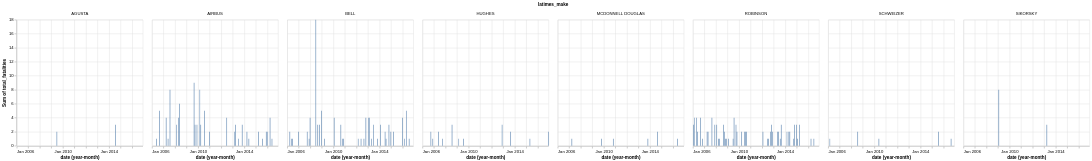

The cell this chart's notebook holds for it:
### Markdown cell above
this is handy but the number one question is:

### Code cell
alt.Chart(accident_list).mark_bar().encode(
    x='yearmonth(date)',
    y='sum(total_fatalities)',
    facet='latimes_make'
)
# this is similar to what we do with pivot tables in excel, this functionality is optional 
# faceting is like online shopping to filter by maker, model – in this use case we have FACETED by make

### Figure 1 — Vega-Lite specification as saved in the notebook (floating-point values rounded to 4 significant figures; data arrays with more than 128 entries replaced by an {"elided": "..."} marker saying what was removed)
{"config": {"view": {"continuousWidth": 300, "continuousHeight": 300}}, "data": {"name": "data-9b0d75cebc316793bcaa5ee8a78daf01"}, "mark": {"type": "bar"}, "encoding": {"facet": {"field": "latimes_make", "type": "nominal"}, "x": {"field": "date", "timeUnit": "yearmonth", "type": "temporal"}, "y": {"aggregate": "sum", "field": "total_fatalities", "type": "quantitative"}}, "$schema": "https://vega.github.io/schema/vega-lite/v6.4.1.json", "datasets": {"data-9b0d75cebc316793bcaa5ee8a78daf01": {"elided": "163 records"}}}
